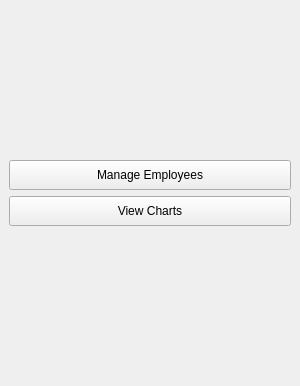
<?xml version="1.0" encoding="UTF-8"?>
<ui version="4.0">
 <class>MainWindow</class>
 <widget class="QMainWindow" name="MainWindow">
  <property name="geometry">
   <rect>
    <x>0</x>
    <y>0</y>
    <width>300</width>
    <height>386</height>
   </rect>
  </property>
  <property name="minimumSize">
   <size>
    <width>250</width>
    <height>200</height>
   </size>
  </property>
  <property name="maximumSize">
   <size>
    <width>300</width>
    <height>400</height>
   </size>
  </property>
  <property name="windowTitle">
   <string>MainWindow</string>
  </property>
  <widget class="QWidget" name="centralwidget">
   <layout class="QGridLayout" name="gridLayout">
    <item row="0" column="0">
     <spacer name="topVerticalSpacer">
      <property name="orientation">
       <enum>Qt::Vertical</enum>
      </property>
      <property name="sizeHint" stdset="0">
       <size>
        <width>20</width>
        <height>40</height>
       </size>
      </property>
     </spacer>
    </item>
    <item row="1" column="0">
     <widget class="QPushButton" name="manageEmployeeButton">
      <property name="minimumSize">
       <size>
        <width>200</width>
        <height>30</height>
       </size>
      </property>
      <property name="text">
       <string>Manage Employees</string>
      </property>
     </widget>
    </item>
    <item row="2" column="0">
     <widget class="QPushButton" name="viewChartsButton">
      <property name="minimumSize">
       <size>
        <width>200</width>
        <height>30</height>
       </size>
      </property>
      <property name="text">
       <string>View Charts</string>
      </property>
     </widget>
    </item>
    <item row="3" column="0">
     <spacer name="bottomVerticalSpacer">
      <property name="orientation">
       <enum>Qt::Vertical</enum>
      </property>
      <property name="sizeHint" stdset="0">
       <size>
        <width>20</width>
        <height>40</height>
       </size>
      </property>
     </spacer>
    </item>
   </layout>
  </widget>
 </widget>
 <resources/>
 <connections/>
</ui>
